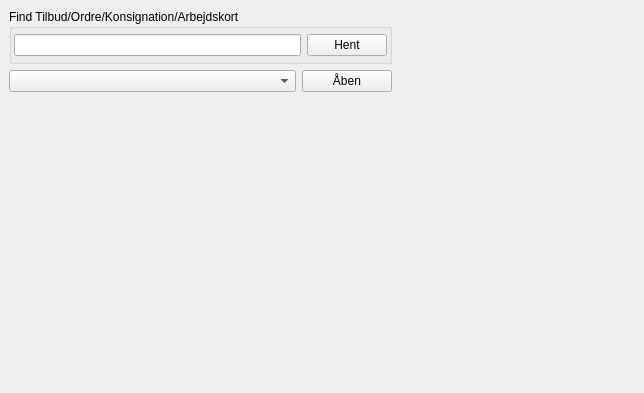
      <widget class="QWidget" name="stats" >
       <attribute name="title" >
        <string>Statestik</string>
       </attribute>
       <attribute name="toolTip" >
        <string>Statestik Modulet</string>
       </attribute>
       <layout class="QHBoxLayout" >
        <property name="spacing" >
         <number>6</number>
        </property>
        <property name="leftMargin" >
         <number>9</number>
        </property>
        <property name="topMargin" >
         <number>9</number>
        </property>
        <property name="rightMargin" >
         <number>9</number>
        </property>
        <property name="bottomMargin" >
         <number>9</number>
        </property>
        <item>
         <layout class="QHBoxLayout" >
          <property name="spacing" >
           <number>6</number>
          </property>
          <property name="leftMargin" >
           <number>0</number>
          </property>
          <property name="topMargin" >
           <number>0</number>
          </property>
          <property name="rightMargin" >
           <number>0</number>
          </property>
          <property name="bottomMargin" >
           <number>0</number>
          </property>
          <item>
           <layout class="QVBoxLayout" >
            <property name="spacing" >
             <number>6</number>
            </property>
            <property name="leftMargin" >
             <number>0</number>
            </property>
            <property name="topMargin" >
             <number>0</number>
            </property>
            <property name="rightMargin" >
             <number>0</number>
            </property>
            <property name="bottomMargin" >
             <number>0</number>
            </property>
            <item>
             <widget class="QGroupBox" name="groupBox_3" >
              <property name="minimumSize" >
               <size>
                <width>383</width>
                <height>55</height>
               </size>
              </property>
              <property name="maximumSize" >
               <size>
                <width>475</width>
                <height>55</height>
               </size>
              </property>
              <property name="title" >
               <string>Find Tilbud/Ordre/Konsignation/Arbejdskort</string>
              </property>
              <layout class="QHBoxLayout" >
               <property name="spacing" >
                <number>6</number>
               </property>
               <property name="leftMargin" >
                <number>2</number>
               </property>
               <property name="topMargin" >
                <number>2</number>
               </property>
               <property name="rightMargin" >
                <number>2</number>
               </property>
               <property name="bottomMargin" >
                <number>2</number>
               </property>
               <item>
                <layout class="QHBoxLayout" >
                 <property name="spacing" >
                  <number>6</number>
                 </property>
                 <property name="leftMargin" >
                  <number>0</number>
                 </property>
                 <property name="topMargin" >
                  <number>0</number>
                 </property>
                 <property name="rightMargin" >
                  <number>0</number>
                 </property>
                 <property name="bottomMargin" >
                  <number>0</number>
                 </property>
                 <item>
                  <widget class="QLineEdit" name="tokaNr" />
                 </item>
                 <item>
                  <layout class="QVBoxLayout" >
                   <property name="spacing" >
                    <number>6</number>
                   </property>
                   <property name="leftMargin" >
                    <number>0</number>
                   </property>
                   <property name="topMargin" >
                    <number>0</number>
                   </property>
                   <property name="rightMargin" >
                    <number>0</number>
                   </property>
                   <property name="bottomMargin" >
                    <number>0</number>
                   </property>
                   <item>
                    <widget class="QPushButton" name="showTOKAnr" >
                     <property name="text" >
                      <string>Hent</string>
                     </property>
                    </widget>
                   </item>
                  </layout>
                 </item>
                </layout>
               </item>
              </layout>
             </widget>
            </item>
            <item>
             <layout class="QHBoxLayout" >
              <property name="spacing" >
               <number>6</number>
              </property>
              <property name="leftMargin" >
               <number>0</number>
              </property>
              <property name="topMargin" >
               <number>0</number>
              </property>
              <property name="rightMargin" >
               <number>0</number>
              </property>
              <property name="bottomMargin" >
               <number>0</number>
              </property>
              <item>
               <widget class="QComboBox" name="statSearch" />
              </item>
              <item>
               <widget class="QPushButton" name="launchStat" >
                <property name="maximumSize" >
                 <size>
                  <width>90</width>
                  <height>16777215</height>
                 </size>
                </property>
                <property name="text" >
                 <string>Åben</string>
                </property>
                <property name="shortcut" >
                 <string>Ctrl+O</string>
                </property>
               </widget>
              </item>
             </layout>
            </item>
            <item>
             <spacer>
              <property name="orientation" >
               <enum>Qt::Vertical</enum>
              </property>
              <property name="sizeHint" >
               <size>
                <width>20</width>
                <height>292</height>
               </size>
              </property>
             </spacer>
            </item>
           </layout>
          </item>
          <item>
           <spacer>
            <property name="orientation" >
             <enum>Qt::Horizontal</enum>
            </property>
            <property name="sizeType" >
             <enum>QSizePolicy::MinimumExpanding</enum>
            </property>
            <property name="sizeHint" >
             <size>
              <width>243</width>
              <height>20</height>
             </size>
            </property>
           </spacer>
          </item>
         </layout>
        </item>
       </layout>
      </widget>
